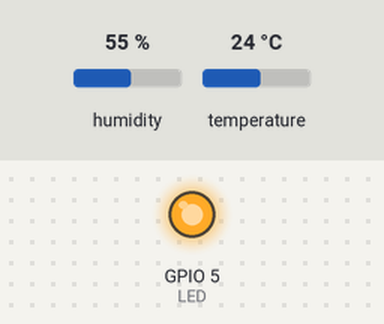
A sketch run on a simulated ESP32. On the bench: output pins drawn as LEDs (lit = HIGH). Inputs (shaded band) come from the test bench; at power-on: humidity 55 %, temperature 24 °C. What the sketch prints to the serial monitor is not drawn.

Above: at 0.03 s.
At 30.0 s:
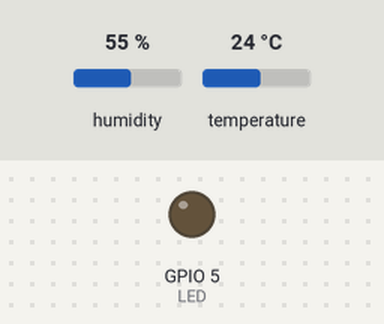
Timing chart, 0 to 78.0 s (numbered marks = the images above):
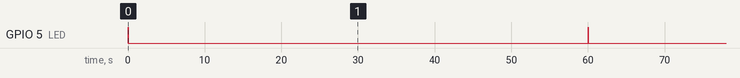

Measured:
- by itself, GPIO 5 (LED): alternates HIGH for 0.06 s and LOW for 59.9 s

The sketch:

DHT_ESP32.ino
```cpp
#include "DHTesp.h" // Click here to get the library: http://librarymanager/All#DHTesp
#include <Ticker.h>

#ifndef ESP32
#pragma message(THIS EXAMPLE IS FOR ESP32 ONLY!)
#error Select ESP32 board.
#endif

/**************************************************************/
/* Example how to read DHT sensors from an ESP32 using multi- */
/* tasking.                                                   */
/* This example depends on the Ticker library to wake up      */
/* the task every 20 seconds                                  */
/**************************************************************/

#define LED 5 // LED sinalizador de leitura
#define PERIODO_TEMPO_LEITURA_DHT 60 // Intervalo de leitura do DHT22/11
#define DTHPIN 4 // Pino de leitura I2C do DHT22/11

DHTesp dht;

void tempTask(void *pvParameters);
bool getTemperature();
void triggerGetTemp();

/** Task handle for the light value read task */
TaskHandle_t tempTaskHandle = NULL;
/** Ticker for temperature reading */
Ticker tempTicker;
/** Comfort profile */
ComfortState cf;
/** Flag if task should run */
bool tasksEnabled = false;
/** Pin number for DHT22/11 data pin */
int dhtPin = DTHPIN;

/**
 * initTemp
 * Setup DHT library
 * Setup task and timer for repeated measurement
 * @return bool
 *    true if task and timer are started
 *    false if task or timer couldn't be started
 */
bool initTemp() {
  pinMode(LED, OUTPUT); // LED no Pino 5

  byte resultValue = 0;
  // Initialize temperature sensor
	dht.setup(dhtPin, DHTesp::DHT22 ); // Use DHTesp::AUTO_DETECT para detectar automaticamente o tipo de sensor
	Serial.println("DHT initiated");

  // Start task to get temperature
	xTaskCreatePinnedToCore(
			tempTask,                       /* Function to implement the task */
			"tempTask ",                    /* Name of the task */
			4000,                           /* Stack size in words */
			NULL,                           /* Task input parameter */
			5,                              /* Priority of the task */
			&tempTaskHandle,                /* Task handle. */
			1);                             /* Core where the task should run */

  if (tempTaskHandle == NULL) {
    Serial.println("Failed to start task for temperature update");
    return false;
  } else {
    // Start update of environment data every 60 seconds
    tempTicker.attach(PERIODO_TEMPO_LEITURA_DHT, triggerGetTemp);
  }
  return true;
}

/**
 * triggerGetTemp
 * Sets flag dhtUpdated to true for handling in loop()
 * called by Ticker getTempTimer
 */
void triggerGetTemp() {
  if (tempTaskHandle != NULL) {
	   xTaskResumeFromISR(tempTaskHandle);
  }
}

/**
 * Task to reads temperature from DHT22/11 sensor
 * @param pvParameters
 *    pointer to task parameters
 */
void tempTask(void *pvParameters) {
	Serial.println("tempTask loop started");
	while (1) // tempTask loop
  {
    if (tasksEnabled) {
      // Get temperature values
			getTemperature();
		}
    // Got sleep again
		vTaskSuspend(NULL);
	}
}

/**
 * getTemperature
 * Reads temperature from DHT22/11 sensor
 * @return bool
 *    true if temperature could be aquired
 *    false if aquisition failed
*/
bool getTemperature() {
  digitalWrite(LED, !digitalRead(5));
	// Reading temperature for humidity takes about 250 milliseconds!
	// Sensor readings may also be up to 2 seconds 'old' (it's a very slow sensor)
  TempAndHumidity newValues = dht.getTempAndHumidity();
	// Check if any reads failed and exit early (to try again).
	if (dht.getStatus() != 0) {
		Serial.println("DHT22/11 error status: " + String(dht.getStatusString()));
		return false;
	}

	float heatIndex = dht.computeHeatIndex(newValues.temperature, newValues.humidity);
  float dewPoint = dht.computeDewPoint(newValues.temperature, newValues.humidity);
  float cr = dht.getComfortRatio(cf, newValues.temperature, newValues.humidity);

  String comfortStatus;
  switch(cf) {
    case Comfort_OK:
      comfortStatus = "Comfort_OK";
      break;
    case Comfort_TooHot:
      comfortStatus = "Comfort_TooHot";
      break;
    case Comfort_TooCold:
      comfortStatus = "Comfort_TooCold";
      break;
    case Comfort_TooDry:
      comfortStatus = "Comfort_TooDry";
      break;
    case Comfort_TooHumid:
      comfortStatus = "Comfort_TooHumid";
      break;
    case Comfort_HotAndHumid:
      comfortStatus = "Comfort_HotAndHumid";
      break;
    case Comfort_HotAndDry:
      comfortStatus = "Comfort_HotAndDry";
      break;
    case Comfort_ColdAndHumid:
      comfortStatus = "Comfort_ColdAndHumid";
      break;
    case Comfort_ColdAndDry:
      comfortStatus = "Comfort_ColdAndDry";
      break;
    default:
      comfortStatus = "Unknown:";
      break;
  };

  Serial.println(" T:" + String(newValues.temperature) + " H:" + String(newValues.humidity) + " I:" + String(heatIndex) + " D:" + String(dewPoint) + " " + comfortStatus);
  delay(50);
  digitalWrite(LED, !digitalRead(5));
	return true;
}

void setup()
{
  Serial.begin(115200);
  Serial.println();
  Serial.println("DHT ESP32 example with tasks");
  initTemp();
  // Signal end of setup() to tasks
  tasksEnabled = true;
}

void loop() {
  if (!tasksEnabled) {
    // Wait 2 seconds to let system settle down
    delay(500);
    // Enable task that will read values from the DHT sensor
    tasksEnabled = true;
    if (tempTaskHandle != NULL) {
			vTaskResume(tempTaskHandle);
		}
  }
  yield();
}
```
